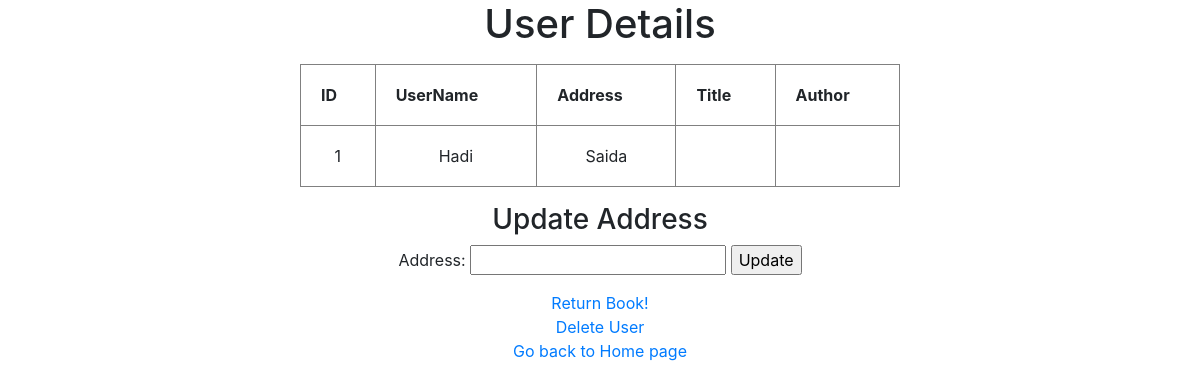
Screenshot of /userDetails.php (signed in) with the database file from the repository.
### tables this page shows
CREATE TABLE `users` (
  `id` int(11) NOT NULL,
  `username` varchar(50) NOT NULL,
  `password` varchar(50) NOT NULL,
  `address` varchar(100) NOT NULL,
  `bookid` int(11) NOT NULL DEFAULT 5
);

### userDetails.php (the view, shortened to what this page needs)
<h1 align='center'>User Details</h1>
<table class="my-3" border='1' width='50%' align='center' cellpadding=20>
<TR>
	<TH>ID</TH><TH>UserName</TH><TH>Address</TH><th>Title</th><th>Author</th>
</TR>
<?php
    require 'bootstrap.php';
	$userid=$_SESSION['userid'];
	require 'connection.php';
	$query = "SELECT users.id,username,address,bookid,title,author FROM users,books WHERE users.bookid = books.id AND users.id=".$userid;
	$result = mysqli_query($con,$query);
	while( $row = mysqli_fetch_array($result) ) {
		echo "<tr align=center>";
		echo "<td>" . $row['id'] . "</td>";
		echo "<td>" . $row['username'] . "</td>";
		echo "<td>" . $row['address'] . "</td>";
		echo "<td>" . $row['title'] . "</td>";
		echo "<td>" . $row['author'] . "</td>";
		echo "</tr>";
	}
?>
</table>
<div class="text-center">
	<form action="" method="post" accept-charset="utf-8">
		<h3>Update Address</h3>
		<p>Address: <input type="text" name="address">
		<input type="submit" value="Update">
	</form>
	<a href="returnBook.php">Return Book!</a><br>
	<a href="deleteUser.php">Delete User</a><br>
	<a href="home.php">Go back to Home page</a>
</div>

### rows the page displays
users: id "1", username "Hadi", address "Saida"
